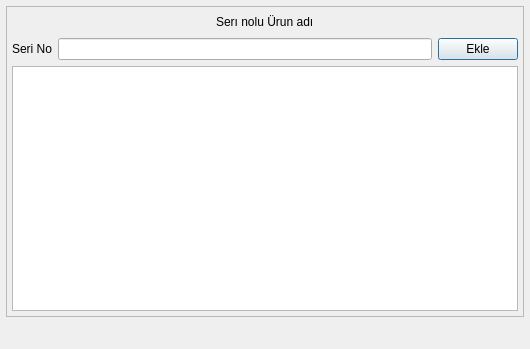
<?xml version="1.0" encoding="UTF-8"?>
<ui version="4.0">
 <class>STOK_GELEN_SERI_NO_BATCH</class>
 <widget class="QDialog" name="STOK_GELEN_SERI_NO_BATCH">
  <property name="geometry">
   <rect>
    <x>0</x>
    <y>0</y>
    <width>530</width>
    <height>349</height>
   </rect>
  </property>
  <property name="sizePolicy">
   <sizepolicy hsizetype="Expanding" vsizetype="Expanding">
    <horstretch>0</horstretch>
    <verstretch>0</verstretch>
   </sizepolicy>
  </property>
  <property name="windowTitle">
   <string>Dialog</string>
  </property>
  <layout class="QGridLayout" name="gridLayout_2" rowstretch="80,1" columnstretch="80,2">
   <property name="margin">
    <number>6</number>
   </property>
   <property name="horizontalSpacing">
    <number>-1</number>
   </property>
   <item row="0" column="0" colspan="2">
    <widget class="QFrame" name="frame">
     <property name="frameShape">
      <enum>QFrame::StyledPanel</enum>
     </property>
     <property name="frameShadow">
      <enum>QFrame::Raised</enum>
     </property>
     <layout class="QGridLayout" name="gridLayout">
      <property name="margin">
       <number>5</number>
      </property>
      <item row="0" column="0">
       <spacer name="horizontalSpacer">
        <property name="orientation">
         <enum>Qt::Horizontal</enum>
        </property>
        <property name="sizeHint" stdset="0">
         <size>
          <width>188</width>
          <height>20</height>
         </size>
        </property>
       </spacer>
      </item>
      <item row="0" column="1">
       <widget class="QLabel" name="label_urun_adi">
        <property name="text">
         <string>Serı nolu Ürun adı</string>
        </property>
       </widget>
      </item>
      <item row="0" column="2">
       <spacer name="horizontalSpacer_2">
        <property name="orientation">
         <enum>Qt::Horizontal</enum>
        </property>
        <property name="sizeHint" stdset="0">
         <size>
          <width>187</width>
          <height>20</height>
         </size>
        </property>
       </spacer>
      </item>
      <item row="2" column="0" colspan="3">
       <widget class="QTableWidget" name="tableWidget_seri_nolar">
        <attribute name="horizontalHeaderHighlightSections">
         <bool>false</bool>
        </attribute>
       </widget>
      </item>
      <item row="1" column="0" colspan="3">
       <layout class="QGridLayout" name="gridLayout_3" columnstretch="2,10,1">
        <item row="0" column="0">
         <widget class="QLabel" name="label">
          <property name="sizePolicy">
           <sizepolicy hsizetype="Fixed" vsizetype="Fixed">
            <horstretch>0</horstretch>
            <verstretch>0</verstretch>
           </sizepolicy>
          </property>
          <property name="text">
           <string>Seri No</string>
          </property>
         </widget>
        </item>
        <item row="0" column="1">
         <widget class="QLineEdit" name="lineEdit_seri_no"/>
        </item>
        <item row="0" column="2">
         <widget class="QPushButton" name="pushButton_ekle">
          <property name="text">
           <string>Ekle</string>
          </property>
         </widget>
        </item>
       </layout>
      </item>
     </layout>
    </widget>
   </item>
   <item row="1" column="0">
    <spacer name="horizontalSpacer_3">
     <property name="orientation">
      <enum>Qt::Horizontal</enum>
     </property>
     <property name="sizeHint" stdset="0">
      <size>
       <width>497</width>
       <height>20</height>
      </size>
     </property>
    </spacer>
   </item>
   <item row="1" column="1">
    <widget class="QWidget" name="widget_batch_buttons" native="true"/>
   </item>
  </layout>
 </widget>
 <resources/>
 <connections>
  <connection>
   <sender>lineEdit_seri_no</sender>
   <signal>returnPressed()</signal>
   <receiver>pushButton_ekle</receiver>
   <slot>click()</slot>
   <hints>
    <hint type="sourcelabel">
     <x>412</x>
     <y>50</y>
    </hint>
    <hint type="destinationlabel">
     <x>494</x>
     <y>54</y>
    </hint>
   </hints>
  </connection>
 </connections>
</ui>
